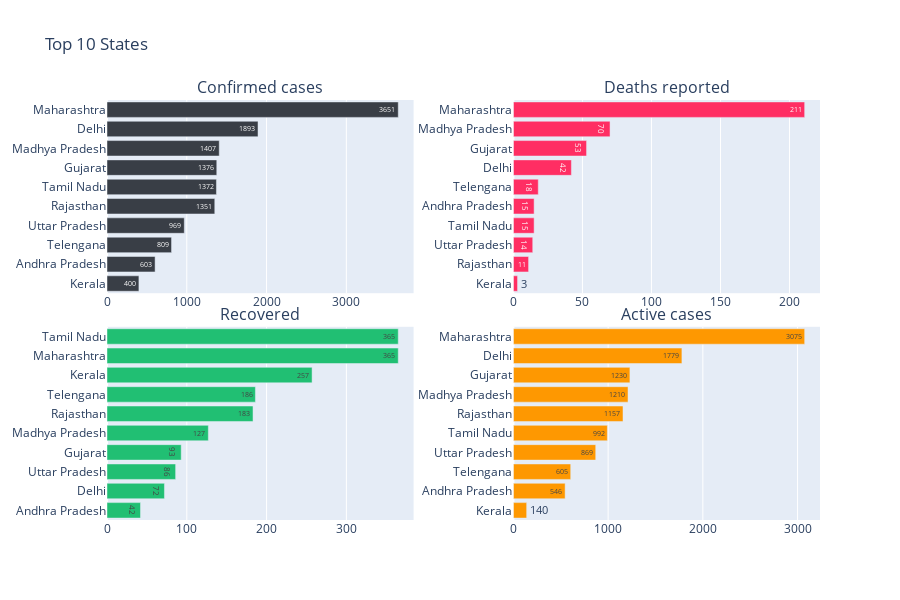

The notebook cell this image was saved under:
### Code cell
#Creating Figures
plot_c = px.bar(top_10.sort_values('Confirmed') ,x="Confirmed",y = top_10.sort_values('Confirmed').index,
               text='Confirmed', orientation='h', color_discrete_sequence = [cnf])

plot_d = px.bar(top_10.sort_values('Deaths'),x="Deaths",y = top_10.sort_values('Deaths').index,
               text='Deaths', orientation='h', color_discrete_sequence = [dth])

plot_r = px.bar(top_10.sort_values('Cured'),x="Cured",y = top_10.sort_values('Cured').index,
               text='Cured', orientation='h', color_discrete_sequence = [rec])

plot_a = px.bar(top_10.sort_values('Active'),x="Active",y = top_10.sort_values('Active').index,
               text='Active', orientation='h', color_discrete_sequence = [act])


# plot
fig = make_subplots(rows=2, cols=2, shared_xaxes=False, horizontal_spacing=0.14, vertical_spacing=0.08,
                    subplot_titles=('Confirmed cases', 'Deaths reported', 'Recovered', 'Active cases'))

fig.add_trace(plot_c['data'][0],row=1, col=1)
fig.add_trace(plot_d['data'][0],row=1, col=2)
fig.add_trace(plot_r['data'][0],row=2, col=1)
fig.add_trace(plot_a['data'][0],row=2, col=2)

fig.update_layout(height=600 ,title_text="Top 10 States ")

### Figure 1 — Plotly figure (JSON) as saved in the notebook; plotly's stock layout.template omitted (floating-point values rounded to 4 significant figures)
{"data": [{"alignmentgroup": "True", "hoverlabel": {"namelength": 0}, "hovertemplate": "Confirmed=%{text}<br>y=%{y}", "legendgroup": "", "marker": {"color": "#393e46"}, "name": "", "offsetgroup": "", "orientation": "h", "showlegend": false, "text": [400, 603, 809, 969, 1351, 1372, 1376, 1407, 1893, 3651], "textposition": "auto", "type": "bar", "x": [400, 603, 809, 969, 1351, 1372, 1376, 1407, 1893, 3651], "xaxis": "x", "y": ["Kerala", "Andhra Pradesh", "Telengana", "Uttar Pradesh", "Rajasthan", "Tamil Nadu", "Gujarat", "Madhya Pradesh", "Delhi", "Maharashtra"], "yaxis": "y"}, {"alignmentgroup": "True", "hoverlabel": {"namelength": 0}, "hovertemplate": "Deaths=%{text}<br>y=%{y}", "legendgroup": "", "marker": {"color": "#ff2e63"}, "name": "", "offsetgroup": "", "orientation": "h", "showlegend": false, "text": [3, 11, 14, 15, 15, 18, 42, 53, 70, 211], "textposition": "auto", "type": "bar", "x": [3, 11, 14, 15, 15, 18, 42, 53, 70, 211], "xaxis": "x2", "y": ["Kerala", "Rajasthan", "Uttar Pradesh", "Tamil Nadu", "Andhra Pradesh", "Telengana", "Delhi", "Gujarat", "Madhya Pradesh", "Maharashtra"], "yaxis": "y2"}, {"alignmentgroup": "True", "hoverlabel": {"namelength": 0}, "hovertemplate": "Cured=%{text}<br>y=%{y}", "legendgroup": "", "marker": {"color": "#21bf73"}, "name": "", "offsetgroup": "", "orientation": "h", "showlegend": false, "text": [42, 72, 86, 93, 127, 183, 186, 257, 365, 365], "textposition": "auto", "type": "bar", "x": [42, 72, 86, 93, 127, 183, 186, 257, 365, 365], "xaxis": "x3", "y": ["Andhra Pradesh", "Delhi", "Uttar Pradesh", "Gujarat", "Madhya Pradesh", "Rajasthan", "Telengana", "Kerala", "Maharashtra", "Tamil Nadu"], "yaxis": "y3"}, {"alignmentgroup": "True", "hoverlabel": {"namelength": 0}, "hovertemplate": "Active=%{text}<br>y=%{y}", "legendgroup": "", "marker": {"color": "#fe9801"}, "name": "", "offsetgroup": "", "orientation": "h", "showlegend": false, "text": [140, 546, 605, 869, 992, 1157, 1210, 1230, 1779, 3075], "textposition": "auto", "type": "bar", "x": [140, 546, 605, 869, 992, 1157, 1210, 1230, 1779, 3075], "xaxis": "x4", "y": ["Kerala", "Andhra Pradesh", "Telengana", "Uttar Pradesh", "Tamil Nadu", "Rajasthan", "Madhya Pradesh", "Gujarat", "Delhi", "Maharashtra"], "yaxis": "y4"}], "layout": {"annotations": [{"font": {"size": 16}, "showarrow": false, "text": "Confirmed cases", "x": 0.215, "xanchor": "center", "xref": "paper", "y": 1, "yanchor": "bottom", "yref": "paper"}, {"font": {"size": 16}, "showarrow": false, "text": "Deaths reported", "x": 0.785, "xanchor": "center", "xref": "paper", "y": 1, "yanchor": "bottom", "yref": "paper"}, {"font": {"size": 16}, "showarrow": false, "text": "Recovered", "x": 0.215, "xanchor": "center", "xref": "paper", "y": 0.46, "yanchor": "bottom", "yref": "paper"}, {"font": {"size": 16}, "showarrow": false, "text": "Active cases", "x": 0.785, "xanchor": "center", "xref": "paper", "y": 0.46, "yanchor": "bottom", "yref": "paper"}], "height": 600, "title": {"text": "Top 10 States "}, "xaxis": {"anchor": "y", "domain": [0, 0.43]}, "xaxis2": {"anchor": "y2", "domain": [0.57, 1]}, "xaxis3": {"anchor": "y3", "domain": [0, 0.43]}, "xaxis4": {"anchor": "y4", "domain": [0.57, 1]}, "yaxis": {"anchor": "x", "domain": [0.54, 1]}, "yaxis2": {"anchor": "x2", "domain": [0.54, 1]}, "yaxis3": {"anchor": "x3", "domain": [0, 0.46]}, "yaxis4": {"anchor": "x4", "domain": [0, 0.46]}}}
